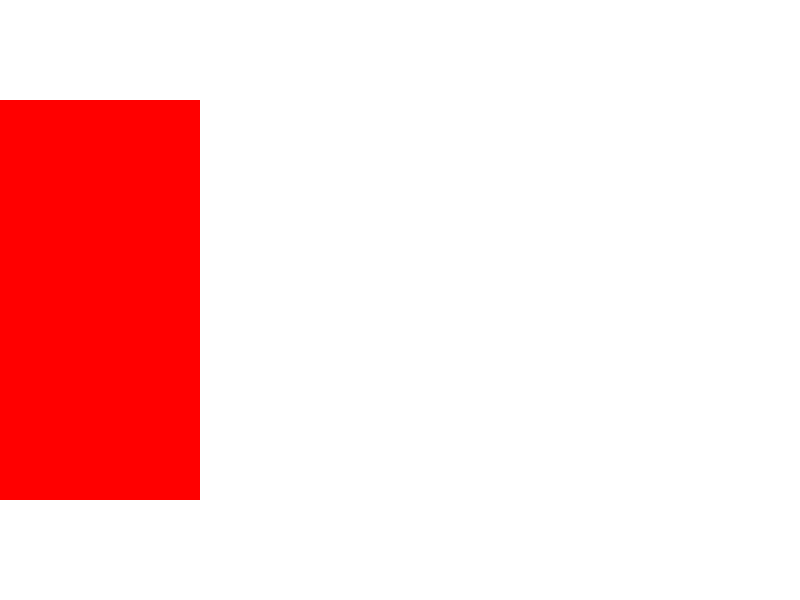
Frame 1 (no input)
Frame 60 (the mouse pressed at the canvas centre just before this capture): identical to frame 1, image omitted
Frame 120 (the mouse held since frame 60 and released just before this capture): identical to frame 1, image omitted

The Processing sketch that drew this single still picture (run headless with seeded random() and noise(); from frame 60 on, the mouse is pressed at the canvas centre):

// Processing sketch: reidai3
// ── reidai3.pde
int x = 0;
void setup() {
  size(800, 600);
  noStroke();
  fill(255, 0, 0);
}

void draw() {
  background(255, 255, 255);
  rect(x, 100, 200, 400);
}

void mousePressed() {
  if(mouseButton == LEFT) {
    x -= 200;
    if(x < 0) {
      x = width - 200;
    }
  }
  else if (mouseButton == RIGHT) {
    x += 200;
    if(x >= width) {
      x = 0;
    }
  }
}
